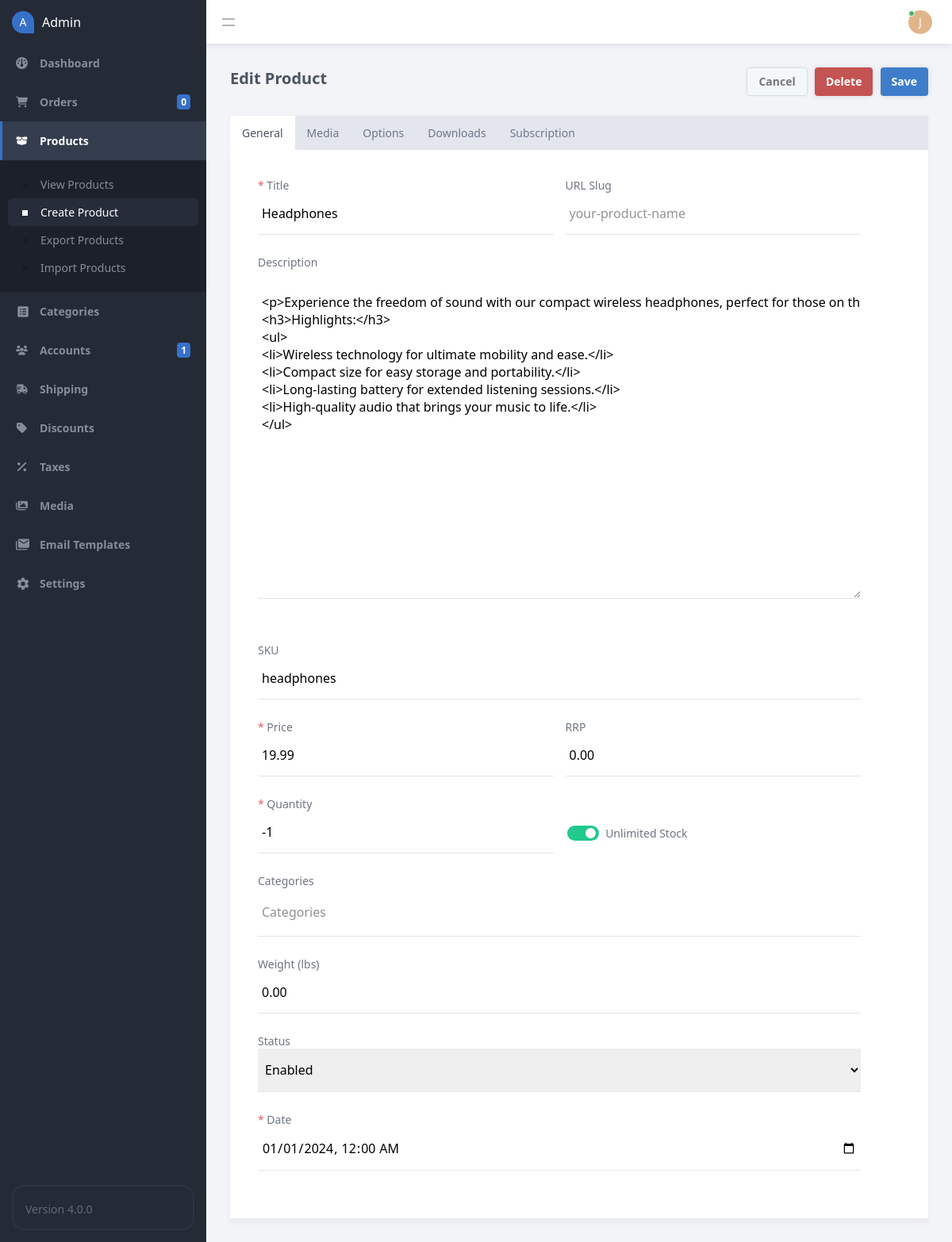
The page /admin/index.php?page=product&id=3 (signed in) on the database as committed earlier.
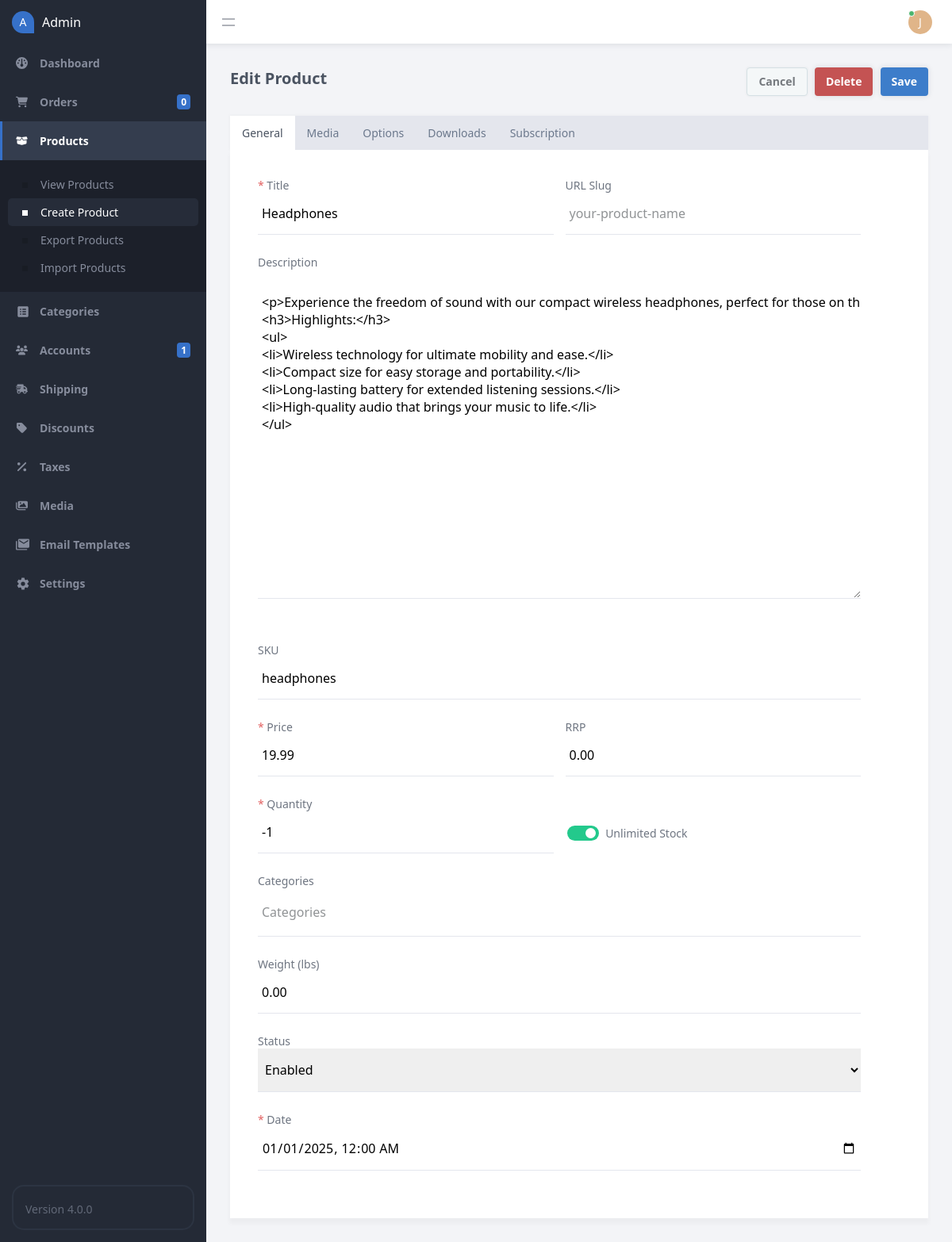
The same page on the database as committed later.
### tables this page shows
CREATE TABLE IF NOT EXISTS `products` (
  `id` int(11) NOT NULL AUTO_INCREMENT,
  `title` varchar(200) NOT NULL,
  `description` mediumtext NOT NULL,
  `sku` varchar(255) NOT NULL DEFAULT '',
  `price` decimal(7,2) NOT NULL,
  `rrp` decimal(7,2) NOT NULL DEFAULT 0.00,
  `quantity` int(11) NOT NULL,
  `created` datetime NOT NULL,
  `weight` decimal(7,2) NOT NULL DEFAULT 0.00,
  `url_slug` varchar(255) NOT NULL DEFAULT '',
  `product_status` tinyint(1) NOT NULL DEFAULT 1,
  `subscription` tinyint(1) NOT NULL DEFAULT 0,
  `subscription_period` int(11) NOT NULL DEFAULT 0,
  `subscription_period_type` varchar(50) NOT NULL DEFAULT 'day',
  PRIMARY KEY (`id`)
);

### admin/index.php (called while the page is built, shortened)
<?php
include '../functions.php';
$page = isset($_GET['page']) && file_exists($_GET['page'] . '.php') ? $_GET['page'] : 'dashboard';
include $page . '.php';
?>

### admin/product.php (the view, shortened to what the changed rows need)
<?php
$product = [
    'title' => '',
    'description' => '',
    'price' => '',
    'rrp' => '',
    'quantity' => '',
    'created' => date('Y-m-d\TH:i'),
    'media' => [],
    'categories' => [],
    'options' => [],
    'downloads' => [],
    'weight' => '',
    'url_slug' => '',
    'product_status' => 1,
    'sku' => '',
    'subscription' => 0,
    'subscription_period' => 1,
    'subscription_period_type' => 'day'
];
if (isset($_GET['id'])) {
    $page = 'Edit';
    $stmt = $pdo->prepare('SELECT * FROM products WHERE id = ?');
    $stmt->execute([ $_GET['id'] ]);
    $product = $stmt->fetch(PDO::FETCH_ASSOC);
    $stmt = $pdo->prepare('SELECT m.*, pm.position, pm.id AS product_id FROM product_media m JOIN product_media_map pm ON pm.media_id = m.id JOIN products p ON p.id = pm.product_id WHERE p.id = ? ORDER BY pm.position');
    $stmt->execute([ $_GET['id'] ]);
    $product['media'] = $stmt->fetchAll(PDO::FETCH_ASSOC);
    $stmt = $pdo->prepare('SELECT c.title, c.id FROM product_category pc JOIN product_categories c ON c.id = pc.category_id WHERE pc.product_id = ?');
    $stmt->execute([ $_GET['id'] ]);
    $product['categories'] = $stmt->fetchAll(PDO::FETCH_ASSOC);
    $stmt = $pdo->prepare('SELECT option_name, option_type, GROUP_CONCAT(option_value ORDER BY id) AS list FROM product_options WHERE product_id = ? GROUP BY option_name, option_type, position ORDER BY position');
    $stmt->execute([ $_GET['id'] ]);
    $product['options'] = $stmt->fetchAll(PDO::FETCH_ASSOC);
    $stmt = $pdo->prepare('SELECT * FROM product_options WHERE product_id = ? ORDER BY id');
    $stmt->execute([ $_GET['id'] ]);
    $product['options_full'] = $stmt->fetchAll(PDO::FETCH_ASSOC);
    $stmt = $pdo->prepare('SELECT * FROM product_downloads WHERE product_id = ? ORDER BY position');
    $stmt->execute([ $_GET['id'] ]);
    $product['downloads'] = $stmt->fetchAll(PDO::FETCH_ASSOC);
}
?>
<?=template_admin_header($page . ' Product', 'products', 'manage')?>
<form method="post">
    <div class="content-title">
        <h2 class="responsive-width-100"><?=$page?> Product</h2>
    </div>
    <div class="content-block tab-content active">
        <div class="form responsive-width-100 size-md">
            <div class="group">
                <div class="item">
                    <label for="title"><span class="required">*</span> Title</label>
                    <input id="title" type="text" name="title" placeholder="Title" value="<?=$product['title']?>" required>
                </div>
                <div class="item">
                </div>
            </div>
            <label for="description">Description</label>
            <?php if (template_editor == 'tinymce'): ?>
            <div style="width:100%;margin:15px 0 25px;">
                <textarea id="description" name="description" style="width:100%;height:400px;" wrap="off" autocomplete="off" autocorrect="off" autocapitalize="off" spellcheck="false"><?=$product['description']?></textarea>
            </div>
            <?php else: ?>
            <textarea id="description" name="description" placeholder="Product Description..."><?=$product['description']?></textarea>
            <?php endif; ?>
            <label for="sku">SKU</label>
            <input id="sku" type="text" name="sku" placeholder="SKU" value="<?=$product['sku']?>">
            <div class="group">
                <div class="item">
                    <label for="price"><span class="required">*</span> Price</label>
                    <input id="price" type="number" name="price" placeholder="Price" min="0" step=".01" value="<?=$product['price']?>" required>
                </div>
                <div class="item">
                    <label for="rrp">RRP</label>
                    <input id="rrp" type="number" name="rrp" placeholder="RRP" min="0" step=".01" value="<?=$product['rrp']?>">
                </div>
            </div>
            <div class="group">
                <div class="item">
                    <label for="quantity"><span class="required">*</span> Quantity</span></label>
                    <input id="quantity" type="number" name="quantity" placeholder="Quantity" min="-1" value="<?=$product['quantity']?>" title="-1 = unlimited" required>
                </div>
                <div class="item pad-top-5">
                </div>
            </div>
            <label for="category">Categories</label>
            <div class="multiselect" data-name="categories[]">
                <input type="text" class="search" id="category" placeholder="Categories">
            </div>
            <label for="weight">Weight (<?=weight_unit?>)</span></label>
            <input id="weight" type="number" name="weight" placeholder="Weight (<?=weight_unit?>)" min="0" step=".01" value="<?=$product['weight']?>">
            <label for="status">Status</label>
            <select id="status" name="status">
                <option value="1"<?=$product['product_status']==1?' selected':''?>>Enabled</option>
            </select>
            <label for="date"><span class="required">*</span> Date</label>
            <input id="date" type="datetime-local" name="date" placeholder="Date" value="<?=date('Y-m-d\TH:i', strtotime($product['created']))?>" required>
        </div>
    </div>
</form>
<?=template_admin_footer('<script>initProduct()</script>')?>

Rows that differ between the two databases and show on the page:
changed products "Headphones": date "01/01/2024 00:00" → "01/01/2025 00:00"
